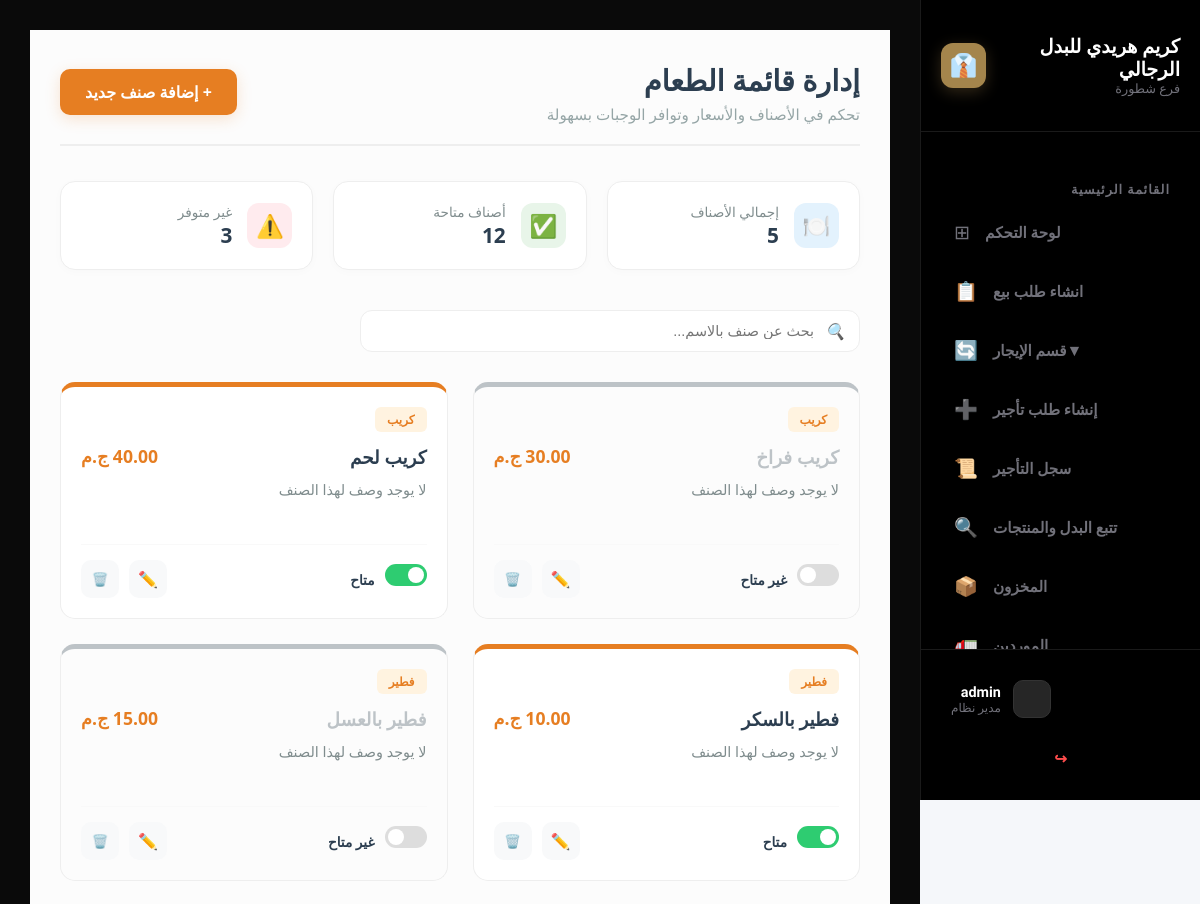
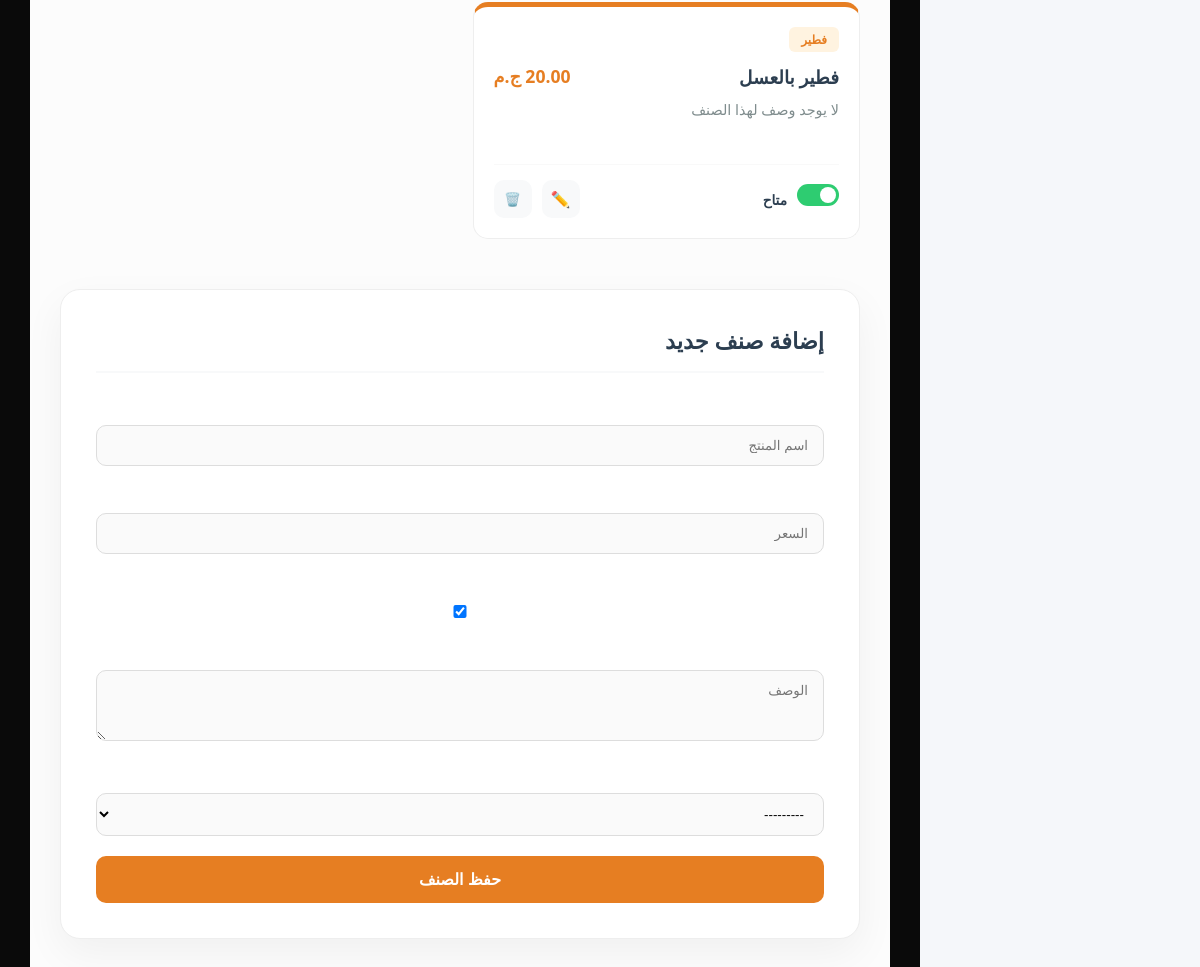
The app's page /pos/menu/ (signed in) with its own data (2 pictures, top to bottom).
### accounts/models.py (models this page shows, shortened)
class Users(AbstractUser):
    ROLE_CHOICES = (
        ('manager', 'مدير'),
        ('employee', 'موظف'),
        ('designer', 'Designer'),
    )
    role = models.CharField(max_length=10, choices=ROLE_CHOICES, default='employee')
    job_title = models.CharField(max_length=100, blank=True, null=True)
    mobile = models.CharField(max_length=15)

### pos/models.py (models this page shows, shortened)
class Product(models.Model):
    name = models.CharField(max_length=100, verbose_name="اسم المنتج")
    price = models.DecimalField(max_digits=10, decimal_places=2, verbose_name="السعر")
    available = models.BooleanField(default=True, verbose_name="متاح")
    description = models.TextField(blank=True, null=True, verbose_name="الوصف")
    Category = models.ForeignKey(Category_products, on_delete=models.CASCADE, verbose_name="التصنيف", null=True, blank=True)

### categories/models.py (models this page shows)
class Category_products(models.Model):
    category = models.CharField (max_length=100, verbose_name="قسم المنيو")
    def __str__(self):
        return self.category

### pos/views.py (the view)
# urls.py: path('menu/', views.menu_management, name='menu_management'),
@role_required('manager')
def menu_management(request, product_id=None):
    product = get_object_or_404(Product, id=product_id) if product_id else None
    if request.method == 'POST':
        if 'delete' in request.POST and product:
            product.delete()
            messages.success(request, 'تم حذف المنتج!')
            return redirect('menu_management')
        form = ProductForm(request.POST, instance=product)
        if form.is_valid():
            form.save()
            messages.success(request, 'تم حفظ المنتج بنجاح!')
            return redirect('menu_management')
    else:
        form = ProductForm(instance=product)
    return render(request, 'pos/menu_management.html', {'form': form, 'products': Product.objects.all(), 'editing_product': product})

### pos/forms.py
class ProductForm(forms.ModelForm):
    class Meta:
        model = Product
        fields = ['name', 'price', 'available', 'description','Category']  # الحقول اللي تظهر في الفورم
        widgets = {
            'name': forms.TextInput(attrs={'class': 'form-control', 'placeholder': 'اسم المنتج'}),
            'price': forms.NumberInput(attrs={'class': 'form-control', 'placeholder': 'السعر'}),
            'available': forms.CheckboxInput(attrs={'class': 'form-check-input'}),
            'description': forms.Textarea(attrs={'class': 'form-control', 'placeholder': 'الوصف', 'rows': 3}),
        }
        labels = {
            'name': 'اسم المنتج',
            'price': 'السعر',
            'available': 'متاح',
            'description': 'الوصف',
        }

### accounts/context_processors.py (called while the page is built)
def notifications_processor(request):
    if request.user.is_authenticated:
        notifications = Notification.objects.filter(user=request.user, is_deleted=False).order_by('-created_at')[:10]
    else:
        notifications = []
    return {'notifications': notifications}

### templates/pos/menu_management.html (shortened to what this page needs)
{% extends 'base.html' %}
{% load static %}
{% block extra_css %}
<link rel="stylesheet" href="{% static 'css/menu_admin.css' %}">
{% endblock %}
{% block content %}
<div class="admin-container">
    <header class="admin-header">
        <div class="header-title">
            <h1>إدارة قائمة الطعام</h1>
            <p>تحكم في الأصناف والأسعار وتوافر الوجبات بسهولة</p>
        </div>
        <a href="#product-form" class="btn-add-new">+ إضافة صنف جديد</a>
    </header>
    <section class="quick-stats">
        <div class="stat-card">
            <div class="stat-icon blue">🍽️</div>
            <div class="stat-info">
                <span>إجمالي الأصناف</span>
                <strong>{{ products.count }}</strong>
            </div>
        </div>
        <div class="stat-card">
            <div class="stat-icon green">✅</div>
            <div class="stat-info">
                <span>أصناف متاحة</span>
                <strong>12</strong>
            </div>
        </div>
        <div class="stat-card">
            <div class="stat-icon red">⚠️</div>
            <div class="stat-info">
                <span>غير متوفر</span>
                <strong>3</strong>
            </div>
        </div>
    </section>
    <section class="filter-bar">
        <div class="search-wrapper">
            <i class="search-icon">🔍</i>
            <input type="text" placeholder="بحث عن صنف بالاسم...">
        </div>
    </section>
    <div class="menu-grid">
        {% for product in products %}
        <div class="menu-item-card no-image {% if not product.available %}disabled{% endif %}">
            <div class="card-body">
                <div class="category-info">
                    <span class="category-label">{{ product.Category }}</span>
                </div>
                <div class="item-header">
                    <h3 class="item-name">{{ product.name }}</h3>
                    <div class="item-price-tag">{{ product.price }} ج.م</div>
                </div>
                <p class="item-desc">{{ product.description|default:"لا يوجد وصف لهذا الصنف" }}</p>
                <div class="item-controls">
                    <div class="availability-toggle">
                        <label class="switch">
                            <span class="slider round"></span>
                        </label>
                        <span class="status-text">{% if product.available %}متاح{% else %}غير متاح{% endif %}</span>
                    </div>
                    <div class="action-buttons">
                        <a href="{% url 'menu_management' product.id %}" class="btn-icon edit" title="تعديل">✏️</a>
                        <form method="post" action="{% url 'menu_management' product.id %}" style="display:inline;" onsubmit="return confirm('حذف هذا الصنف؟');">
                            <button type="submit" class="btn-icon delete" title="حذف">🗑️</button>
                        </form>
                    </div>
                </div>
            </div>
        </div>
        {% empty %}
        <div class="empty-state">لا يوجد أصناف حالياً</div>
        {% endfor %}
    </div>
    <div id="product-form" class="product-form-container">
        <div class="form-card">
            <h2>{% if editing_product %}تعديل: {{ editing_product.name }}{% else %}إضافة صنف جديد{% endif %}</h2>
            <form method="post">
                <div class="form-fields">
                    {{ form.as_p }}
                </div>
                <div class="form-actions">
                    <button type="submit" class="btn-submit">حفظ الصنف</button>
                </div>
            </form>
        </div>
    </div>
</div>
{% endblock %}

### templates/includes/sidebar.html (shortened to what this page needs)
<aside class="sidebar">
    <div class="sidebar-header">
        <div class="brand-info">
            <h2 class="store-name">كريم هريدي للبدل الرجالي</h2>
            <p class="store-branch">فرع شطورة</p>
        </div>
        <div class="brand-logo">
            <div class="logo-circle">👔</div> </div>
    </div>
    <nav class="sidebar-menu">
        <div class="menu-section">
            <h3 class="menu-title">القائمة الرئيسية</h3>
            <ul class="menu-items">
                <li>
                    <a href="{% url 'dashboard' %}" class="{% if request.path == '/' %}active{% endif %}">
                        <span class="icon">⊞</span>
                        <span class="text">لوحة التحكم</span>
                    </a>
                </li>
                <li>
                    <a href="{% url 'pos_page' %}" class="{% if request.resolver_match.url_name == 'pos_page' %}active{% endif %}">
                        <span class="icon">📋</span>
                        <span class="text">انشاء طلب بيع</span>
                    </a>
                </li>
                <li class="menu-item-dropdown">
                    <a href="javascript:void(0)" class="dropdown-trigger {% if 'rental' in request.path %}active{% endif %}" onclick="toggleDropdown(this)">
                        <span class="icon">🔄</span>
                        <span class="text">قسم الإيجار</span>
                        <span class="arrow">▼</span>
                    </a>
                    <ul class="submenu">
                        <li>
                            <a href="{% url 'pos_rental_page' %}" class="{% if request.resolver_match.url_name == 'pos_rental_page' %}active{% endif %}">
                                <span class="icon">➕</span>
                                <span class="text">إنشاء طلب تأجير</span>
                            </a>
                        </li>
                        <li>
                            <a href="/pos/rental_items/" class="{% if '/pos/rental_items/' in request.path %}active{% endif %}">
                                <span class="icon">📜</span>
                                <span class="text">سجل التأجير</span>
                            </a>
                        </li>
                        <li>
                            <a href="/pos/rental-items-log/" class="{% if '/pos/rental_items_list/' in request.path %}active{% endif %}">
                                <span class="icon">🔍</span>
                                <span class="text">تتبع البدل والمنتجات</span>
                            </a>
                        </li>
                    </ul>
                </li>
                <li>
                    <a href="{% url 'inventory_management' %}" class="{% if request.resolver_match.url_name == 'inventory_management' %}active{% endif %}">
                        <span class="icon">📦</span>
                        <span class="text">المخزون</span>
                    </a>
                </li>
                <li>
                    <a href="{% url 'supplies_management' %}" class="{% if request.resolver_match.url_name == 'supplies_management' %}active{% endif %}">
                        <span class="icon">🚛</span>
                        <span class="text">الموردين</span>
                    </a>
                </li>
            </ul>
        </div>
    </nav>
    <div class="user-section">
        <div class="user-info-wrapper">
            <div class="user-avatar">
            </div>
            <div class="user-details">
                <h4 class="user-name">
                    {% if user.is_authenticated %}
                        {{ user.get_full_name|default:user.username }}
                    {% else %}
                        زائر
                    {% endif %}
                </h4>
                <p class="user-role">
                    {% if user.is_authenticated %}
                        {% if user.is_superuser %}مدير نظام{% else %}كاشير{% endif %}
                    {% else %}
                        غير مسجل
                    {% endif %}
                </p>
            </div>
        </div>
        <form method="post" action="{% url 'logout' %}">
            <button type="submit" class="logout-btn" title="تسجيل الخروج">
                <span class="logout-icon">↪</span>
            </button>
        </form>
    </div>
</aside>

### static/css/base.css (style rules this page uses)
.main-content label { color: #ffffff !important; margin-bottom: 8px; display: inline-block; font-weight: 600; }

### static/css/sidebar.css (style rules this page uses)
:root { --accent-gold: #a4854c; --surface-dark: #111111; --bg-active: #1c1c1c; --text-gold: #bc9c65; --text-white: #ffffff; --text-dim: #71717a; --sidebar-width: 280px; }
.sidebar { width: var(--sidebar-width); height: 100vh; background: #000000; display: flex; flex-direction: column; border-left: 1px solid #1a1a1a; position: fixed; right: 0; top: 0; font-family: 'Cairo', sans-serif; z-index: 1000; }
.sidebar-header { padding: 35px 20px; display: flex; justify-content: flex-end; align-items: center; gap: 15px; border-bottom: 1px solid #1a1a1a; }
.store-name { font-size: 1.2rem; font-weight: 800; margin: 0; color: var(--text-white); }
.store-branch { font-size: 0.8rem; margin: 0; color: var(--text-dim); }
.logo-circle { width: 45px; height: 45px; background: var(--accent-gold); border-radius: 12px; display: flex; align-items: center; justify-content: center; font-size: 1.4rem; color: white; box-shadow: 0 4px 15px rgba(164, 133, 76, 0.3); }
.sidebar-menu { flex-grow: 1; padding: 25px 15px; overflow-y: auto; }
.menu-title { font-size: 0.8rem; color: var(--text-dim); margin: 25px 15px 10px 0; font-weight: 700; text-transform: uppercase; letter-spacing: 1px; }
.menu-items { list-style: none; padding: 0; margin: 0; }
.menu-items li a { display: flex; align-items: center; justify-content: flex-end; padding: 14px 18px; text-decoration: none; color: var(--text-dim); border-radius: 14px; margin-bottom: 8px; transition: all 0.3s cubic-bezier(0.4, 0, 0.2, 1); position: relative; }
.menu-items li a .icon { order: 2; margin-left: 0; margin-right: 15px; font-size: 1.2rem; }
.menu-items li a .text { order: 1; font-weight: 600; font-size: 0.95rem; }
.user-section { padding: 20px; border-top: 1px solid #1a1a1a; display: flex; flex-direction: column; gap: 10px; }
.user-info-wrapper { display: flex; align-items: center; justify-content: flex-end; gap: 12px; padding: 10px; }
.user-avatar { width: 38px; height: 38px; background: #262626; border: 1px solid #333; border-radius: 10px; display: flex; align-items: center; justify-content: center; color: var(--accent-gold); font-weight: bold; }
.user-name { font-size: 0.9rem; margin: 0; color: var(--text-white); font-weight: 700; }
.user-role { font-size: 0.75rem; margin: 0; color: var(--text-dim); }
.logout-btn { display: flex; align-items: center; justify-content: center; gap: 8px; background: none; border: none; color: #ff4d4d; font-size: 0.95rem; font-weight: 700; cursor: pointer; padding: 12px; width: 100%; transition: 0.2s; }

### templates/base.html (style rules this page uses)
* { margin: 0; padding: 0; box-sizing: border-box; }
body { font-family: 'Cairo', sans-serif; background-color: #f5f7fa; margin: 0; padding-right: 280px; min-height: 100vh; }

### records on screen
Users: get_full_name "admin"
Product: Category "كريب", name "كريب فراخ", price "30.00", description "لا يوجد وصف لهذا الصنف", available "غير متاح"
Product: Category "كريب", name "كريب لحم", price "40.00", description "لا يوجد وصف لهذا الصنف", available "متاح"
Product: Category "فطير", name "فطير بالسكر", price "10.00", description "لا يوجد وصف لهذا الصنف", available "متاح"
Product: Category "فطير", name "فطير بالعسل", price "15.00", description "لا يوجد وصف لهذا الصنف", available "غير متاح"
Product: Category "فطير", name "فطير بالعسل", price "20.00", description "لا يوجد وصف لهذا الصنف", available "متاح"

### other values on screen
{{ products.count }} "5"
